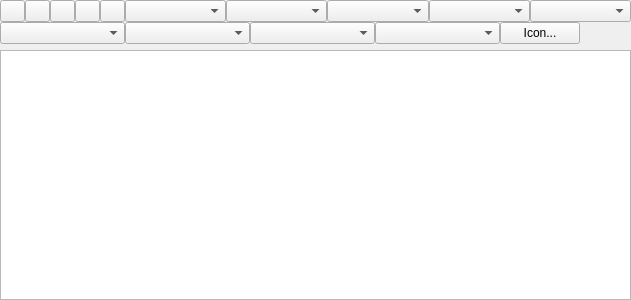
<?xml version="1.0" encoding="UTF-8"?>
<ui version="4.0">
 <class>WidgetComplexMessage</class>
 <widget class="QWidget" name="WidgetComplexMessage">
  <property name="geometry">
   <rect>
    <x>0</x>
    <y>0</y>
    <width>631</width>
    <height>300</height>
   </rect>
  </property>
  <property name="windowTitle">
   <string>Form</string>
  </property>
  <layout class="QGridLayout" name="gridLayout">
   <property name="leftMargin">
    <number>0</number>
   </property>
   <property name="topMargin">
    <number>0</number>
   </property>
   <property name="rightMargin">
    <number>0</number>
   </property>
   <property name="bottomMargin">
    <number>0</number>
   </property>
   <item row="0" column="0">
    <layout class="QVBoxLayout" name="verticalLayout_2">
     <item>
      <layout class="QVBoxLayout" name="verticalLayout">
       <property name="spacing">
        <number>0</number>
       </property>
       <item>
        <layout class="QHBoxLayout" name="horizontalLayout" stretch="0,0,0,0,0,1,1,1,1,1">
         <property name="spacing">
          <number>0</number>
         </property>
         <item>
          <widget class="QPushButton" name="pushButtonBold">
           <property name="maximumSize">
            <size>
             <width>25</width>
             <height>25</height>
            </size>
           </property>
           <property name="text">
            <string/>
           </property>
           <property name="icon">
            <iconset resource="../ressources.qrc">
             <normaloff>:/icons/Ressources/bold.png</normaloff>:/icons/Ressources/bold.png</iconset>
           </property>
           <property name="flat">
            <bool>false</bool>
           </property>
          </widget>
         </item>
         <item>
          <widget class="QPushButton" name="pushButtonItalic">
           <property name="maximumSize">
            <size>
             <width>25</width>
             <height>25</height>
            </size>
           </property>
           <property name="text">
            <string/>
           </property>
           <property name="icon">
            <iconset resource="../ressources.qrc">
             <normaloff>:/icons/Ressources/italic.png</normaloff>:/icons/Ressources/italic.png</iconset>
           </property>
           <property name="flat">
            <bool>false</bool>
           </property>
          </widget>
         </item>
         <item>
          <widget class="QPushButton" name="pushButtonLeft">
           <property name="maximumSize">
            <size>
             <width>25</width>
             <height>25</height>
            </size>
           </property>
           <property name="text">
            <string/>
           </property>
           <property name="icon">
            <iconset resource="../ressources.qrc">
             <normaloff>:/icons/Ressources/text-left.png</normaloff>:/icons/Ressources/text-left.png</iconset>
           </property>
          </widget>
         </item>
         <item>
          <widget class="QPushButton" name="pushButtonCenter">
           <property name="maximumSize">
            <size>
             <width>25</width>
             <height>25</height>
            </size>
           </property>
           <property name="text">
            <string/>
           </property>
           <property name="icon">
            <iconset resource="../ressources.qrc">
             <normaloff>:/icons/Ressources/text-center.png</normaloff>:/icons/Ressources/text-center.png</iconset>
           </property>
          </widget>
         </item>
         <item>
          <widget class="QPushButton" name="pushButtonRight">
           <property name="maximumSize">
            <size>
             <width>25</width>
             <height>25</height>
            </size>
           </property>
           <property name="text">
            <string/>
           </property>
           <property name="icon">
            <iconset resource="../ressources.qrc">
             <normaloff>:/icons/Ressources/text-right.png</normaloff>:/icons/Ressources/text-right.png</iconset>
           </property>
          </widget>
         </item>
         <item>
          <widget class="QComboBox" name="comboBoxFontSize">
           <property name="maximumSize">
            <size>
             <width>125</width>
             <height>16777215</height>
            </size>
           </property>
          </widget>
         </item>
         <item>
          <widget class="QComboBox" name="comboBoxFontName">
           <property name="maximumSize">
            <size>
             <width>125</width>
             <height>16777215</height>
            </size>
           </property>
          </widget>
         </item>
         <item>
          <widget class="QComboBox" name="comboBoxTextColor">
           <property name="maximumSize">
            <size>
             <width>125</width>
             <height>16777215</height>
            </size>
           </property>
          </widget>
         </item>
         <item>
          <widget class="QComboBox" name="comboBoxBackColor">
           <property name="maximumSize">
            <size>
             <width>125</width>
             <height>16777215</height>
            </size>
           </property>
          </widget>
         </item>
         <item>
          <widget class="QComboBox" name="comboBoxStrokeColor">
           <property name="maximumSize">
            <size>
             <width>125</width>
             <height>16777215</height>
            </size>
           </property>
          </widget>
         </item>
        </layout>
       </item>
       <item>
        <layout class="QHBoxLayout" name="horizontalLayout_2" stretch="0,0,0,0,0,0">
         <property name="spacing">
          <number>0</number>
         </property>
         <item>
          <widget class="QComboBox" name="comboBoxVariable">
           <property name="minimumSize">
            <size>
             <width>125</width>
             <height>0</height>
            </size>
           </property>
           <property name="maximumSize">
            <size>
             <width>125</width>
             <height>16777215</height>
            </size>
           </property>
          </widget>
         </item>
         <item>
          <widget class="QComboBox" name="comboBoxParameters">
           <property name="minimumSize">
            <size>
             <width>125</width>
             <height>0</height>
            </size>
           </property>
           <property name="maximumSize">
            <size>
             <width>125</width>
             <height>16777215</height>
            </size>
           </property>
          </widget>
         </item>
         <item>
          <widget class="QComboBox" name="comboBoxProperties">
           <property name="minimumSize">
            <size>
             <width>125</width>
             <height>0</height>
            </size>
           </property>
           <property name="maximumSize">
            <size>
             <width>125</width>
             <height>16777215</height>
            </size>
           </property>
          </widget>
         </item>
         <item>
          <widget class="QComboBox" name="comboBoxHeroName">
           <property name="minimumSize">
            <size>
             <width>125</width>
             <height>0</height>
            </size>
           </property>
           <property name="maximumSize">
            <size>
             <width>125</width>
             <height>16777215</height>
            </size>
           </property>
          </widget>
         </item>
         <item>
          <widget class="QPushButton" name="pushButtonIcon">
           <property name="text">
            <string>Icon...</string>
           </property>
          </widget>
         </item>
         <item>
          <spacer name="horizontalSpacer">
           <property name="orientation">
            <enum>Qt::Horizontal</enum>
           </property>
           <property name="sizeHint" stdset="0">
            <size>
             <width>248</width>
             <height>20</height>
            </size>
           </property>
          </spacer>
         </item>
        </layout>
       </item>
      </layout>
     </item>
     <item>
      <widget class="QPlainTextEdit" name="plainTextMessage"/>
     </item>
    </layout>
   </item>
  </layout>
 </widget>
 <resources>
  <include location="../ressources.qrc"/>
 </resources>
 <connections/>
</ui>
